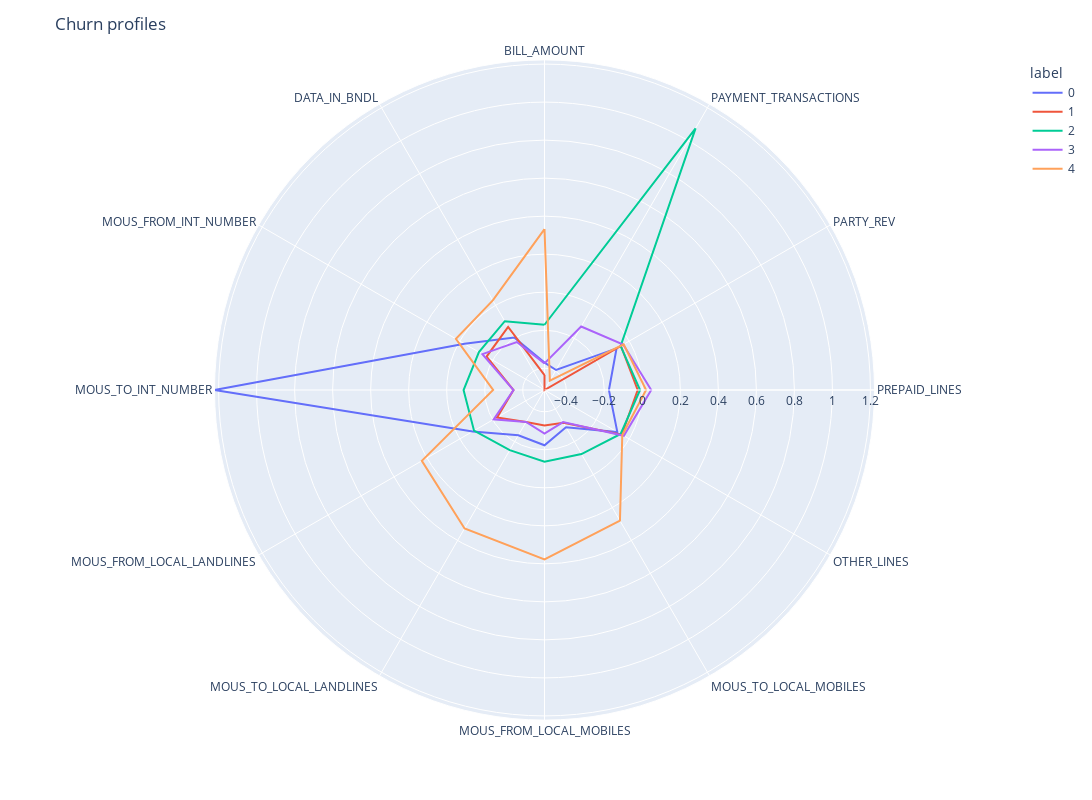

The notebook cell this image was saved under:
### Code cell
#Running clustering without outliers
kmeans = KMeans(
        n_clusters=clusters_number, 
        init="k-means++",
        n_init=10,
        tol=1e-04, 
        random_state=42
    )
kmeans.fit(x_ones)
clusters=pd.DataFrame(x_ones)
clusters['label']=kmeans.labels_
#Plotting results
polar=clusters.groupby("label").mean().reset_index()
polar=pd.melt(polar,id_vars=["label"])
#plotting clusters
fig = px.line_polar(polar, r="value", theta="variable", color="label", line_close=True,height=800,width=1400)
fig.update_layout(
   title="Churn profiles",
)
fig.show()

### Figure 1 — Plotly figure (JSON) as saved in the notebook; plotly's stock layout.template omitted (floating-point values rounded to 4 significant figures)
{"data": [{"hovertemplate": "label=0<br>value=%{r}<br>variable=%{theta}<extra></extra>", "legendgroup": "0", "line": {"color": "#636efa", "dash": "solid"}, "marker": {"symbol": "circle"}, "mode": "lines", "name": "0", "r": [-0.37, -0.3928, -0.07697, -0.1756, -0.07203, -0.2886, -0.2236, -0.2396, -0.07775, 1.221, -0.02889, -0.1956, -0.37], "showlegend": true, "subplot": "polar", "theta": ["BILL_AMOUNT", "PAYMENT_TRANSACTIONS", "PARTY_REV", "PREPAID_LINES", "OTHER_LINES", "MOUS_TO_LOCAL_MOBILES", "MOUS_FROM_LOCAL_MOBILES", "MOUS_TO_LOCAL_LANDLINES", "MOUS_FROM_LOCAL_LANDLINES", "MOUS_TO_INT_NUMBER", "MOUS_FROM_INT_NUMBER", "DATA_IN_BNDL", "BILL_AMOUNT"], "type": "scatterpolar"}, {"hovertemplate": "label=1<br>value=%{r}<br>variable=%{theta}<extra></extra>", "legendgroup": "1", "line": {"color": "#EF553B", "dash": "solid"}, "marker": {"symbol": "circle"}, "mode": "lines", "name": "1", "r": [-0.4361, -0.5145, -0.05031, -0.02429, -0.0446, -0.3152, -0.3284, -0.3195, -0.2264, -0.3513, -0.1627, -0.1315, -0.4361], "showlegend": true, "subplot": "polar", "theta": ["BILL_AMOUNT", "PAYMENT_TRANSACTIONS", "PARTY_REV", "PREPAID_LINES", "OTHER_LINES", "MOUS_TO_LOCAL_MOBILES", "MOUS_FROM_LOCAL_MOBILES", "MOUS_TO_LOCAL_LANDLINES", "MOUS_FROM_LOCAL_LANDLINES", "MOUS_TO_INT_NUMBER", "MOUS_FROM_INT_NUMBER", "DATA_IN_BNDL", "BILL_AMOUNT"], "type": "scatterpolar"}, {"hovertemplate": "label=2<br>value=%{r}<br>variable=%{theta}<extra></extra>", "legendgroup": "2", "line": {"color": "#00cc96", "dash": "solid"}, "marker": {"symbol": "circle"}, "mode": "lines", "name": "2", "r": [-0.1712, 1.075, -0.05199, -0.01181, -0.05197, -0.1256, -0.1376, -0.1488, -0.0864, -0.08875, -0.1162, -0.09675, -0.1712], "showlegend": true, "subplot": "polar", "theta": ["BILL_AMOUNT", "PAYMENT_TRANSACTIONS", "PARTY_REV", "PREPAID_LINES", "OTHER_LINES", "MOUS_TO_LOCAL_MOBILES", "MOUS_FROM_LOCAL_MOBILES", "MOUS_TO_LOCAL_LANDLINES", "MOUS_FROM_LOCAL_LANDLINES", "MOUS_TO_INT_NUMBER", "MOUS_FROM_INT_NUMBER", "DATA_IN_BNDL", "BILL_AMOUNT"], "type": "scatterpolar"}, {"hovertemplate": "label=3<br>value=%{r}<br>variable=%{theta}<extra></extra>", "legendgroup": "3", "line": {"color": "#ab63fa", "dash": "solid"}, "marker": {"symbol": "circle"}, "mode": "lines", "name": "3", "r": [-0.3745, -0.1288, -0.03624, 0.04687, -0.03257, -0.3193, -0.285, -0.3208, -0.2058, -0.3515, -0.1373, -0.2229, -0.3745], "showlegend": true, "subplot": "polar", "theta": ["BILL_AMOUNT", "PAYMENT_TRANSACTIONS", "PARTY_REV", "PREPAID_LINES", "OTHER_LINES", "MOUS_TO_LOCAL_MOBILES", "MOUS_FROM_LOCAL_MOBILES", "MOUS_TO_LOCAL_LANDLINES", "MOUS_FROM_LOCAL_LANDLINES", "MOUS_TO_INT_NUMBER", "MOUS_FROM_INT_NUMBER", "DATA_IN_BNDL", "BILL_AMOUNT"], "type": "scatterpolar"}, {"hovertemplate": "label=4<br>value=%{r}<br>variable=%{theta}<extra></extra>", "legendgroup": "4", "line": {"color": "#FFA15A", "dash": "solid"}, "marker": {"symbol": "circle"}, "mode": "lines", "name": "4", "r": [0.3317, -0.4579, -0.03346, 0.0198, -0.04202, 0.2794, 0.3762, 0.3265, 0.2306, -0.2443, 0.02368, 0.0294, 0.3317], "showlegend": true, "subplot": "polar", "theta": ["BILL_AMOUNT", "PAYMENT_TRANSACTIONS", "PARTY_REV", "PREPAID_LINES", "OTHER_LINES", "MOUS_TO_LOCAL_MOBILES", "MOUS_FROM_LOCAL_MOBILES", "MOUS_TO_LOCAL_LANDLINES", "MOUS_FROM_LOCAL_LANDLINES", "MOUS_TO_INT_NUMBER", "MOUS_FROM_INT_NUMBER", "DATA_IN_BNDL", "BILL_AMOUNT"], "type": "scatterpolar"}], "layout": {"height": 800, "legend": {"title": {"text": "label"}, "tracegroupgap": 0}, "margin": {"t": 60}, "polar": {"angularaxis": {"direction": "clockwise", "rotation": 90}, "domain": {"x": [0, 1], "y": [0, 1]}}, "title": {"text": "Churn profiles"}, "width": 1400}}
